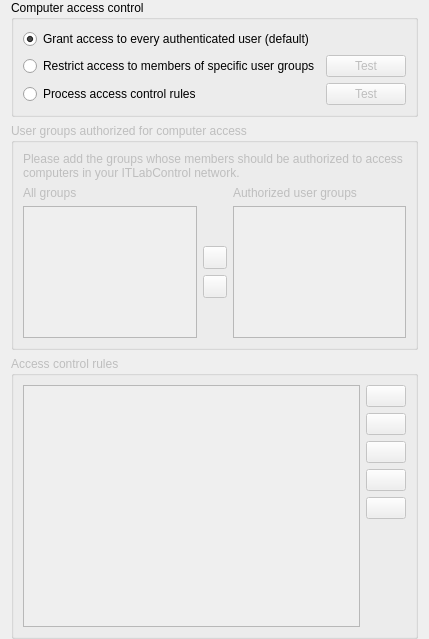
<?xml version="1.0" encoding="UTF-8"?>
<ui version="4.0">
 <class>AccessControlPage</class>
 <widget class="QWidget" name="AccessControlPage">
  <property name="windowTitle">
   <string notr="true">Form</string>
  </property>
  <layout class="QVBoxLayout" name="verticalLayout">
   <property name="topMargin">
    <number>0</number>
   </property>
   <property name="bottomMargin">
    <number>0</number>
   </property>
   <item>
    <widget class="QGroupBox" name="groupBox_19">
     <property name="title">
      <string>Computer access control</string>
     </property>
     <layout class="QGridLayout" name="gridLayout" columnstretch="1,0">
      <item row="2" column="0">
       <widget class="QRadioButton" name="isAccessControlRulesProcessingEnabled">
        <property name="text">
         <string>Process access control rules</string>
        </property>
        <attribute name="buttonGroup">
         <string notr="true">accessControlModeGroup</string>
        </attribute>
       </widget>
      </item>
      <item row="1" column="1">
       <widget class="QPushButton" name="testUserGroupsAccessControlButton">
        <property name="enabled">
         <bool>false</bool>
        </property>
        <property name="text">
         <string>Test</string>
        </property>
        <property name="icon">
         <iconset resource="../../core/resources/core.qrc">
          <normaloff>:/core/dialog-ok-apply.png</normaloff>:/core/dialog-ok-apply.png</iconset>
        </property>
       </widget>
      </item>
      <item row="2" column="1">
       <widget class="QPushButton" name="testAccessControlRulesButton">
        <property name="enabled">
         <bool>false</bool>
        </property>
        <property name="text">
         <string>Test</string>
        </property>
        <property name="icon">
         <iconset resource="../../core/resources/core.qrc">
          <normaloff>:/core/dialog-ok-apply.png</normaloff>:/core/dialog-ok-apply.png</iconset>
        </property>
       </widget>
      </item>
      <item row="0" column="0">
       <widget class="QRadioButton" name="skipAccessControl">
        <property name="text">
         <string>Grant access to every authenticated user (default)</string>
        </property>
        <property name="checked">
         <bool>true</bool>
        </property>
        <attribute name="buttonGroup">
         <string notr="true">accessControlModeGroup</string>
        </attribute>
       </widget>
      </item>
      <item row="1" column="0">
       <widget class="QRadioButton" name="isAccessRestrictedToUserGroups">
        <property name="text">
         <string>Restrict access to members of specific user groups</string>
        </property>
        <attribute name="buttonGroup">
         <string notr="true">accessControlModeGroup</string>
        </attribute>
       </widget>
      </item>
     </layout>
    </widget>
   </item>
   <item>
    <widget class="QGroupBox" name="groupBox">
     <property name="enabled">
      <bool>false</bool>
     </property>
     <property name="maximumSize">
      <size>
       <width>16777215</width>
       <height>400</height>
      </size>
     </property>
     <property name="title">
      <string>User groups authorized for computer access</string>
     </property>
     <layout class="QGridLayout" name="gridLayout_18">
      <item row="2" column="0">
       <widget class="QListWidget" name="allGroupsList">
        <property name="sizeAdjustPolicy">
         <enum>QAbstractScrollArea::AdjustToContents</enum>
        </property>
        <property name="sortingEnabled">
         <bool>true</bool>
        </property>
       </widget>
      </item>
      <item row="0" column="0" colspan="3">
       <widget class="QLabel" name="label_40">
        <property name="text">
         <string>Please add the groups whose members should be authorized to access computers in your ITLabControl network.</string>
        </property>
        <property name="wordWrap">
         <bool>true</bool>
        </property>
       </widget>
      </item>
      <item row="1" column="2">
       <widget class="QLabel" name="authorizedUserGroups">
        <property name="text">
         <string>Authorized user groups</string>
        </property>
       </widget>
      </item>
      <item row="2" column="2">
       <widget class="QListWidget" name="accessGroupsList">
        <property name="sizeAdjustPolicy">
         <enum>QAbstractScrollArea::AdjustToContents</enum>
        </property>
        <property name="sortingEnabled">
         <bool>true</bool>
        </property>
       </widget>
      </item>
      <item row="1" column="0">
       <widget class="QLabel" name="label_42">
        <property name="text">
         <string>All groups</string>
        </property>
       </widget>
      </item>
      <item row="2" column="1">
       <layout class="QVBoxLayout" name="verticalLayout_18">
        <item>
         <spacer name="verticalSpacer_15">
          <property name="orientation">
           <enum>Qt::Vertical</enum>
          </property>
          <property name="sizeHint" stdset="0">
           <size>
            <width>20</width>
            <height>40</height>
           </size>
          </property>
         </spacer>
        </item>
        <item>
         <widget class="QToolButton" name="addAccessGroupButton">
          <property name="icon">
           <iconset resource="../../core/resources/core.qrc">
            <normaloff>:/core/go-next.png</normaloff>:/core/go-next.png</iconset>
          </property>
         </widget>
        </item>
        <item>
         <widget class="QToolButton" name="removeAccessGroupButton">
          <property name="icon">
           <iconset resource="../../core/resources/core.qrc">
            <normaloff>:/core/go-previous.png</normaloff>:/core/go-previous.png</iconset>
          </property>
         </widget>
        </item>
        <item>
         <spacer name="verticalSpacer_16">
          <property name="orientation">
           <enum>Qt::Vertical</enum>
          </property>
          <property name="sizeHint" stdset="0">
           <size>
            <width>20</width>
            <height>40</height>
           </size>
          </property>
         </spacer>
        </item>
       </layout>
      </item>
     </layout>
    </widget>
   </item>
   <item>
    <widget class="QGroupBox" name="groupBox_2">
     <property name="enabled">
      <bool>false</bool>
     </property>
     <property name="title">
      <string>Access control rules</string>
     </property>
     <layout class="QGridLayout" name="gridLayout_23">
      <item row="6" column="1">
       <spacer name="verticalSpacer_12">
        <property name="orientation">
         <enum>Qt::Vertical</enum>
        </property>
        <property name="sizeHint" stdset="0">
         <size>
          <width>20</width>
          <height>88</height>
         </size>
        </property>
       </spacer>
      </item>
      <item row="3" column="1">
       <widget class="QPushButton" name="moveAccessControlRuleUpButton">
        <property name="toolTip">
         <string>Move selected rule up</string>
        </property>
        <property name="icon">
         <iconset resource="../../core/resources/core.qrc">
          <normaloff>:/core/go-up.png</normaloff>:/core/go-up.png</iconset>
        </property>
       </widget>
      </item>
      <item row="2" column="1">
       <widget class="QPushButton" name="editAccessControlRuleButton">
        <property name="toolTip">
         <string>Edit selected rule</string>
        </property>
        <property name="text">
         <string/>
        </property>
        <property name="icon">
         <iconset resource="../../core/resources/core.qrc">
          <normaloff>:/core/document-edit.png</normaloff>:/core/document-edit.png</iconset>
        </property>
       </widget>
      </item>
      <item row="0" column="1">
       <widget class="QPushButton" name="addAccessControlRuleButton">
        <property name="toolTip">
         <string>Add access control rule</string>
        </property>
        <property name="text">
         <string/>
        </property>
        <property name="icon">
         <iconset resource="../../core/resources/core.qrc">
          <normaloff>:/core/list-add.png</normaloff>:/core/list-add.png</iconset>
        </property>
       </widget>
      </item>
      <item row="1" column="1">
       <widget class="QPushButton" name="removeAccessControlRule">
        <property name="toolTip">
         <string>Remove access control rule</string>
        </property>
        <property name="text">
         <string/>
        </property>
        <property name="icon">
         <iconset resource="../../core/resources/core.qrc">
          <normaloff>:/core/edit-delete.png</normaloff>:/core/edit-delete.png</iconset>
        </property>
       </widget>
      </item>
      <item row="0" column="0" rowspan="7">
       <widget class="QListView" name="accessControlRulesView">
        <property name="sizeAdjustPolicy">
         <enum>QAbstractScrollArea::AdjustToContents</enum>
        </property>
        <property name="editTriggers">
         <set>QAbstractItemView::NoEditTriggers</set>
        </property>
       </widget>
      </item>
      <item row="4" column="1">
       <widget class="QPushButton" name="moveAccessControlRuleDownButton">
        <property name="toolTip">
         <string>Move selected rule down</string>
        </property>
        <property name="icon">
         <iconset resource="../../core/resources/core.qrc">
          <normaloff>:/core/go-down.png</normaloff>:/core/go-down.png</iconset>
        </property>
       </widget>
      </item>
      <item row="5" column="1">
       <widget class="QLabel" name="accessControlRules">
        <property name="text">
         <string/>
        </property>
       </widget>
      </item>
     </layout>
    </widget>
   </item>
  </layout>
 </widget>
 <tabstops>
  <tabstop>skipAccessControl</tabstop>
  <tabstop>isAccessRestrictedToUserGroups</tabstop>
  <tabstop>isAccessControlRulesProcessingEnabled</tabstop>
  <tabstop>testUserGroupsAccessControlButton</tabstop>
  <tabstop>testAccessControlRulesButton</tabstop>
  <tabstop>allGroupsList</tabstop>
  <tabstop>addAccessGroupButton</tabstop>
  <tabstop>removeAccessGroupButton</tabstop>
  <tabstop>accessGroupsList</tabstop>
  <tabstop>accessControlRulesView</tabstop>
  <tabstop>addAccessControlRuleButton</tabstop>
  <tabstop>removeAccessControlRule</tabstop>
  <tabstop>editAccessControlRuleButton</tabstop>
  <tabstop>moveAccessControlRuleUpButton</tabstop>
  <tabstop>moveAccessControlRuleDownButton</tabstop>
 </tabstops>
 <resources>
  <include location="../../core/resources/core.qrc"/>
 </resources>
 <connections>
  <connection>
   <sender>addAccessGroupButton</sender>
   <signal>clicked()</signal>
   <receiver>AccessControlPage</receiver>
   <slot>addAccessGroup()</slot>
   <hints>
    <hint type="sourcelabel">
     <x>494</x>
     <y>412</y>
    </hint>
    <hint type="destinationlabel">
     <x>494</x>
     <y>404</y>
    </hint>
   </hints>
  </connection>
  <connection>
   <sender>removeAccessGroupButton</sender>
   <signal>clicked()</signal>
   <receiver>AccessControlPage</receiver>
   <slot>removeAccessGroup()</slot>
   <hints>
    <hint type="sourcelabel">
     <x>494</x>
     <y>455</y>
    </hint>
    <hint type="destinationlabel">
     <x>494</x>
     <y>404</y>
    </hint>
   </hints>
  </connection>
  <connection>
   <sender>addAccessControlRuleButton</sender>
   <signal>clicked()</signal>
   <receiver>AccessControlPage</receiver>
   <slot>addAccessControlRule()</slot>
   <hints>
    <hint type="sourcelabel">
     <x>935</x>
     <y>580</y>
    </hint>
    <hint type="destinationlabel">
     <x>494</x>
     <y>404</y>
    </hint>
   </hints>
  </connection>
  <connection>
   <sender>removeAccessControlRule</sender>
   <signal>clicked()</signal>
   <receiver>AccessControlPage</receiver>
   <slot>removeAccessControlRule()</slot>
   <hints>
    <hint type="sourcelabel">
     <x>935</x>
     <y>622</y>
    </hint>
    <hint type="destinationlabel">
     <x>494</x>
     <y>404</y>
    </hint>
   </hints>
  </connection>
  <connection>
   <sender>editAccessControlRuleButton</sender>
   <signal>clicked()</signal>
   <receiver>AccessControlPage</receiver>
   <slot>editAccessControlRule()</slot>
   <hints>
    <hint type="sourcelabel">
     <x>935</x>
     <y>665</y>
    </hint>
    <hint type="destinationlabel">
     <x>494</x>
     <y>404</y>
    </hint>
   </hints>
  </connection>
  <connection>
   <sender>moveAccessControlRuleDownButton</sender>
   <signal>clicked()</signal>
   <receiver>AccessControlPage</receiver>
   <slot>moveAccessControlRuleDown()</slot>
   <hints>
    <hint type="sourcelabel">
     <x>935</x>
     <y>749</y>
    </hint>
    <hint type="destinationlabel">
     <x>494</x>
     <y>404</y>
    </hint>
   </hints>
  </connection>
  <connection>
   <sender>moveAccessControlRuleUpButton</sender>
   <signal>clicked()</signal>
   <receiver>AccessControlPage</receiver>
   <slot>moveAccessControlRuleUp()</slot>
   <hints>
    <hint type="sourcelabel">
     <x>935</x>
     <y>707</y>
    </hint>
    <hint type="destinationlabel">
     <x>494</x>
     <y>404</y>
    </hint>
   </hints>
  </connection>
  <connection>
   <sender>isAccessRestrictedToUserGroups</sender>
   <signal>toggled(bool)</signal>
   <receiver>groupBox</receiver>
   <slot>setEnabled(bool)</slot>
   <hints>
    <hint type="sourcelabel">
     <x>494</x>
     <y>114</y>
    </hint>
    <hint type="destinationlabel">
     <x>494</x>
     <y>354</y>
    </hint>
   </hints>
  </connection>
  <connection>
   <sender>isAccessControlRulesProcessingEnabled</sender>
   <signal>toggled(bool)</signal>
   <receiver>groupBox_2</receiver>
   <slot>setEnabled(bool)</slot>
   <hints>
    <hint type="sourcelabel">
     <x>494</x>
     <y>160</y>
    </hint>
    <hint type="destinationlabel">
     <x>494</x>
     <y>660</y>
    </hint>
   </hints>
  </connection>
  <connection>
   <sender>accessControlRulesView</sender>
   <signal>doubleClicked(QModelIndex)</signal>
   <receiver>AccessControlPage</receiver>
   <slot>editAccessControlRule()</slot>
   <hints>
    <hint type="sourcelabel">
     <x>331</x>
     <y>791</y>
    </hint>
    <hint type="destinationlabel">
     <x>983</x>
     <y>527</y>
    </hint>
   </hints>
  </connection>
  <connection>
   <sender>testUserGroupsAccessControlButton</sender>
   <signal>clicked()</signal>
   <receiver>AccessControlPage</receiver>
   <slot>testUserGroupsAccessControl()</slot>
   <hints>
    <hint type="sourcelabel">
     <x>920</x>
     <y>118</y>
    </hint>
    <hint type="destinationlabel">
     <x>986</x>
     <y>114</y>
    </hint>
   </hints>
  </connection>
  <connection>
   <sender>testAccessControlRulesButton</sender>
   <signal>clicked()</signal>
   <receiver>AccessControlPage</receiver>
   <slot>testAccessControlRules()</slot>
   <hints>
    <hint type="sourcelabel">
     <x>933</x>
     <y>167</y>
    </hint>
    <hint type="destinationlabel">
     <x>984</x>
     <y>162</y>
    </hint>
   </hints>
  </connection>
  <connection>
   <sender>isAccessRestrictedToUserGroups</sender>
   <signal>toggled(bool)</signal>
   <receiver>testUserGroupsAccessControlButton</receiver>
   <slot>setEnabled(bool)</slot>
   <hints>
    <hint type="sourcelabel">
     <x>447</x>
     <y>116</y>
    </hint>
    <hint type="destinationlabel">
     <x>914</x>
     <y>116</y>
    </hint>
   </hints>
  </connection>
  <connection>
   <sender>isAccessControlRulesProcessingEnabled</sender>
   <signal>toggled(bool)</signal>
   <receiver>testAccessControlRulesButton</receiver>
   <slot>setEnabled(bool)</slot>
   <hints>
    <hint type="sourcelabel">
     <x>447</x>
     <y>166</y>
    </hint>
    <hint type="destinationlabel">
     <x>914</x>
     <y>166</y>
    </hint>
   </hints>
  </connection>
  <connection>
   <sender>allGroupsList</sender>
   <signal>doubleClicked(QModelIndex)</signal>
   <receiver>AccessControlPage</receiver>
   <slot>addAccessGroup()</slot>
   <hints>
    <hint type="sourcelabel">
     <x>181</x>
     <y>464</y>
    </hint>
    <hint type="destinationlabel">
     <x>357</x>
     <y>484</y>
    </hint>
   </hints>
  </connection>
  <connection>
   <sender>accessGroupsList</sender>
   <signal>doubleClicked(QModelIndex)</signal>
   <receiver>AccessControlPage</receiver>
   <slot>removeAccessGroup()</slot>
   <hints>
    <hint type="sourcelabel">
     <x>534</x>
     <y>464</y>
    </hint>
    <hint type="destinationlabel">
     <x>357</x>
     <y>484</y>
    </hint>
   </hints>
  </connection>
 </connections>
 <slots>
  <slot>addAccessGroup()</slot>
  <slot>removeAccessGroup()</slot>
  <slot>addAccessControlRule()</slot>
  <slot>removeAccessControlRule()</slot>
  <slot>editAccessControlRule()</slot>
  <slot>moveAccessControlRuleUp()</slot>
  <slot>moveAccessControlRuleDown()</slot>
  <slot>testAccessControlRules()</slot>
  <slot>testUserGroupsAccessControl()</slot>
 </slots>
 <buttongroups>
  <buttongroup name="accessControlModeGroup"/>
 </buttongroups>
</ui>
